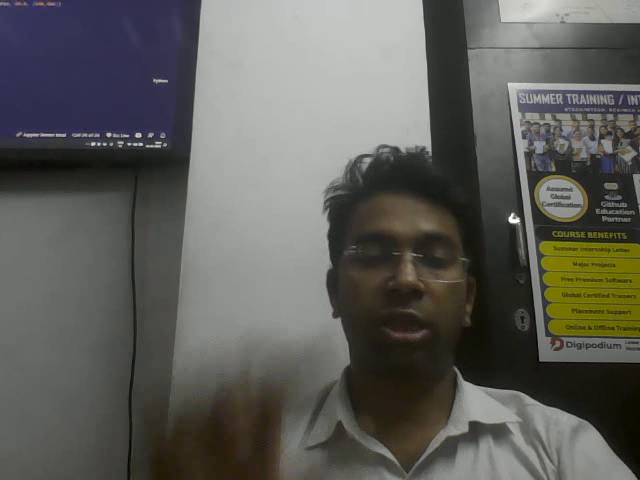
#> input picture frame 28 of camera.avi, 640 x 480 px, given in place of 1-Look.mp4, which was not available
$ jupyter execute --allow-errors computer_vision.ipynb   (text cells are left out)
#> lines starting #> are read from the running program, lines starting #| are printed output that depends on the picture; pictures that were not available may be replaced by others from this repository, and a replacement may not be noted
[cell 1]
import cv2

[cell 2]
imgpath = r'C:\Users\ZAID\Pictures\Screenshots\riot.png'

[cell 3]
im = cv2.imread(imgpath)
print(im)
#| None

[cell 4]
type(im)

#> (a cell that did not finish here is left out)

[cell 6]
cv2.imshow('image', im)
cv2.waitKey(0)
cv2.destroyAllWindows()

[cell 7]
cv2.imshow('image', im)
if cv2.waitKey(0) == ord('q'):
#> (key q is pressed here)
    cv2.destroyAllWindows()

[cell 8]
import matplotlib.pyplot as plt

#> (a cell that did not finish here is left out)

[cell 10]
f = plt.figure(figsize=(10, 10))
a = f.add_subplot(1,1,1)
#> (the rest of this cell did not finish here and is left out)

#> (a cell that did not finish here is left out)

#> (a cell that did not finish here is left out)

[cell 13]
import numpy as np

[cell 14]
# stich 2 images
im1 = cv2.imread(r'C:\Users\ZAID\Pictures\Screenshots\riot.png')
im2 = cv2.imread(r'C:\Users\ZAID\Pictures\Screenshots\riot.png')

imCombo = np.hstack([im1,im2])
f = plt.figure(figsize=(10, 10))
a = f.add_subplot(111)
#> (the rest of this cell did not finish here and is left out)

[cell 15]
imCombo = np.hstack([im1,im2])
f = plt.figure(figsize=(10, 10))
a = f.add_subplot(121)
#> (the rest of this cell did not finish here and is left out)

[cell 16]
imf = cv2.flip(im,1)
f = plt.figure(figsize=(10, 10))
a = f.add_subplot(1,1,1)
#> (the rest of this cell did not finish here and is left out)

[cell 17]
cap = cv2.VideoCapture(r'C:\Program Files (x86)\Ubisoft\Ubisoft Game Launcher\games\Roller Champions\Roller_Data\StreamingAssets\Videos\Tuto\1-Look.mp4')
while True:
    ret, frame = cap.read()
#> frame is the input picture: shape (480, 640, 3); mean B, G, R 89.7, 93.8, 94.3
    if ret == False:
        break
    cv2.imshow('Video Window', frame)
    cv2.imshow('Video Window2', cv2.cvtColor(frame, cv2.COLOR_BGR2RGB))
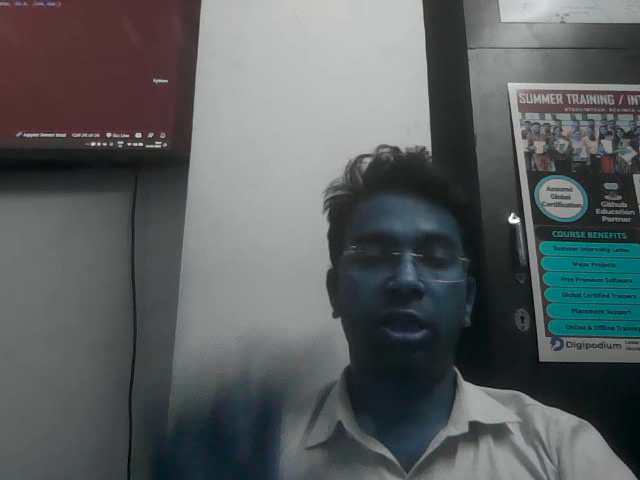
#> window 'Video Window2': shape (480, 640, 3); mean B, G, R 94.3, 93.8, 89.7
    if cv2.waitKey(1) == ord('q'):
#> (key q is pressed here)
        break
cv2.destroyAllWindows()
cap.release()

[cell 18]
cap = cv2.VideoCapture(0)
while True:
    ret, frame = cap.read()
    if ret == False:
        break
    cv2.imshow('Video Window', frame)
    cv2.imshow('Video Window2', cv2.cvtColor(frame, cv2.COLOR_BGR2GRAY))
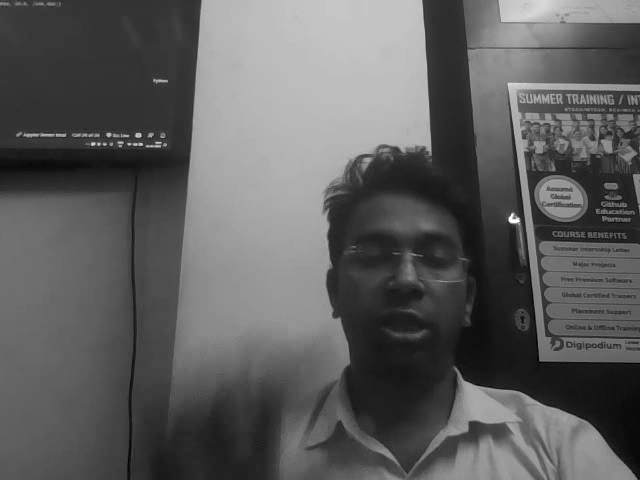
#> window 'Video Window2': shape (480, 640); min 0, max 255, mean 93.4
    if cv2.waitKey(1) == ord('q'):
#> (key q is pressed here)
        break
cv2.destroyAllWindows()
cap.release()

[cell 19]
cap  = cv2.VideoCapture(0)                                    # capture the webcam
fourcc = cv2.VideoWriter_fourcc(*'XVID')                      # define the codec
out = cv2.VideoWriter('camera.avi', fourcc, 20.0, (640,480))  # define the output file
while True:                                                   # loop until the user presses q
    ret, frame = cap.read()                                   # read the next frame
    if ret == False:                                          # if the frame is not captured correctly
        break                                                 # break the loop
    out.write(frame)                                          # write the frame to the file
    cv2.imshow('Video Window', frame)                         # show the frame
    if cv2.waitKey(1) == ord('q'):                            # if the user presses q
#> (key q is pressed here)

$ run again, starting later in the video
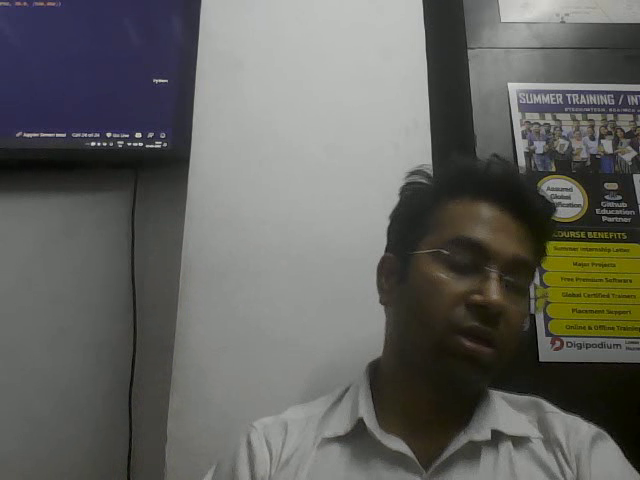
#> input picture frame 130 of camera.avi, 640 x 480 px, given in place of 1-Look.mp4, which was not available
#| None
#> frame is the input picture: shape (480, 640, 3); mean B, G, R 95.4, 99.1, 98.9
#> `cv2.imshow('Video Window2', cv2.cvtColor(frame, cv2.COLOR_BGR2RGB))`:
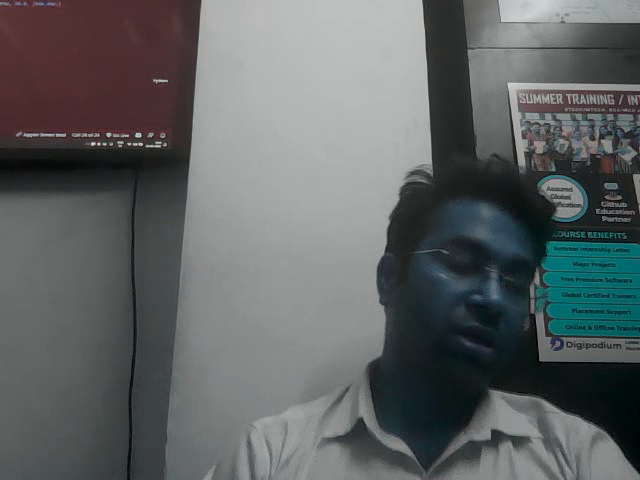
#> window 'Video Window2': shape (480, 640, 3); mean B, G, R 98.9, 99.1, 95.4
#> `cv2.imshow('Video Window2', cv2.cvtColor(frame, cv2.COLOR_BGR2GRAY))`:
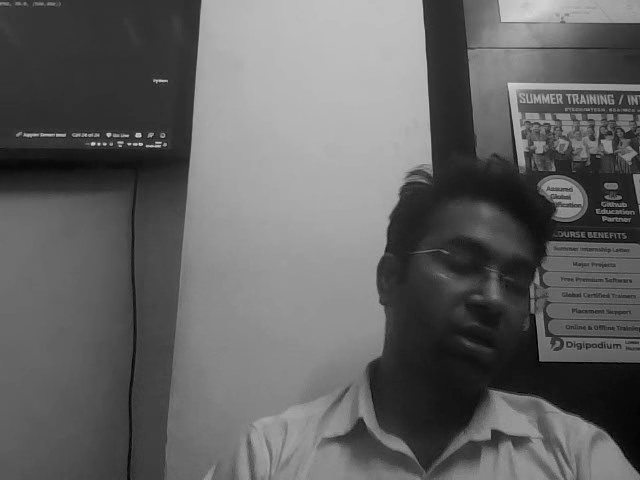
#> window 'Video Window2': shape (480, 640); min 0, max 219, mean 98.6

$ run again, starting later in the video
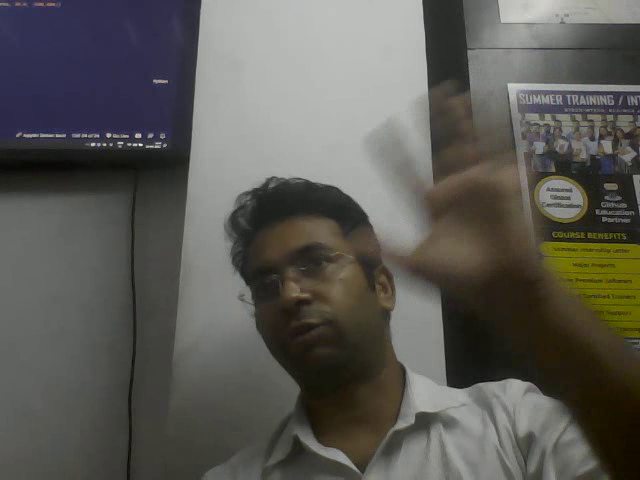
#> input picture frame 231 of camera.avi, 640 x 480 px, given in place of 1-Look.mp4, which was not available
#| None
#> frame is the input picture: shape (480, 640, 3); mean B, G, R 84.8, 89.4, 91
#> `cv2.imshow('Video Window2', cv2.cvtColor(frame, cv2.COLOR_BGR2RGB))`:
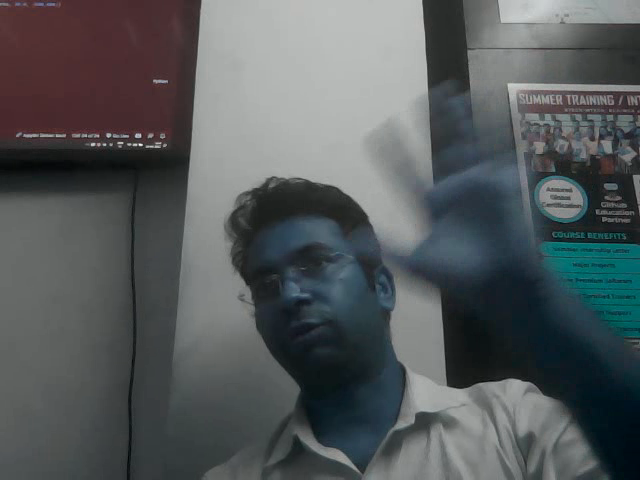
#> window 'Video Window2': shape (480, 640, 3); mean B, G, R 91, 89.4, 84.8
#> `cv2.imshow('Video Window2', cv2.cvtColor(frame, cv2.COLOR_BGR2GRAY))`:
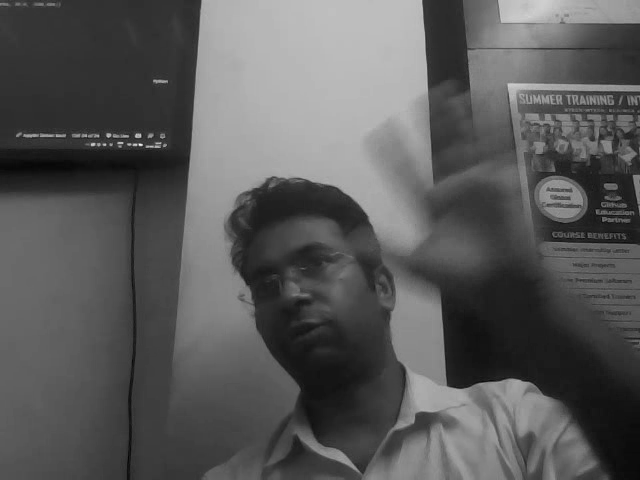
#> window 'Video Window2': shape (480, 640); min 2, max 250, mean 89.4
